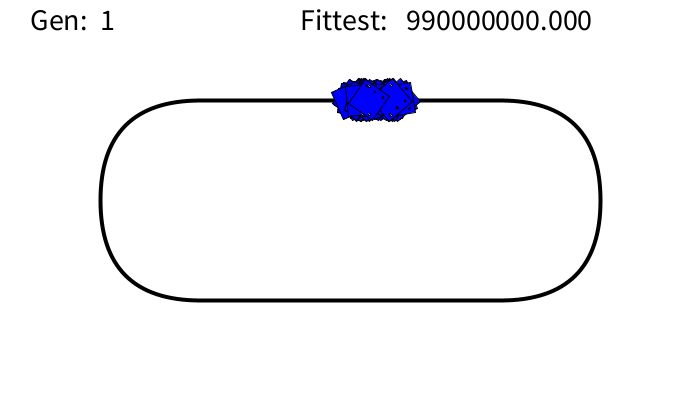
Frame 1 (no input)
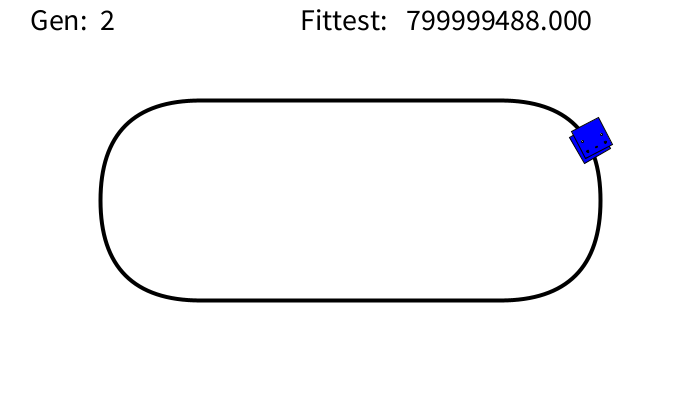
Frame 60 (the mouse pressed at the canvas centre just before this capture)
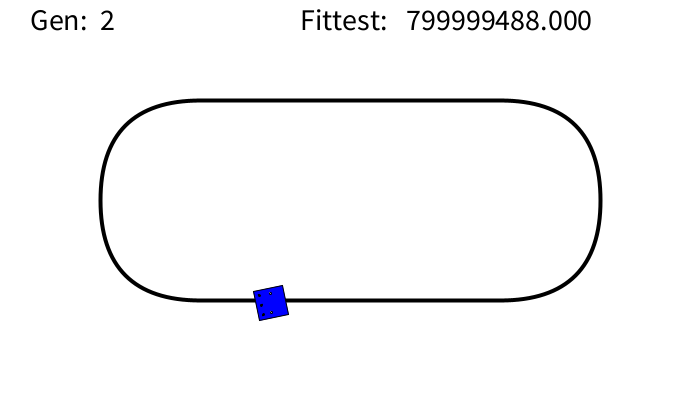
Frame 120 (the mouse held since frame 60 and released just before this capture)

The Processing sketch that drew these frames (run headless with seeded random() and noise(); from frame 60 on, the mouse is pressed at the canvas centre):

// Processing sketch: main
// ── main.pde
/*
 Salazar Alanis Victor Yoguel
 
 Algoritmos Geneticos aplicados al control de un seguidor de linea
*/

import java.util.*;

int population = 50;

ArrayList<Robot> robotGeneration = new ArrayList<Robot>();
ArrayList<Robot> bestRobot = new ArrayList<Robot>();

/*
Segun la evidencia empirica de Alander (1992) que dice
que la poblacion debe ser entre l y 2l, por lo tanto la poblacion la asigno a 50
*/
int generation = 1;
long fittest = 990000000;

void setup() {
  size(700, 400);
  
  //poblacion inicial
  for(int i=0; i<population; i++){
    robotGeneration.add(new Robot(new int[]{(int)random(-60, 60), (int)random(-60, 60), (int)random(-60, 60), (int)random(-60, 60)}, 
             (int)random(1, 50), (int)random(2, 16)));
  }
  
  //definir la poblacion inicial como la mejor hasta ahora
  for(int i=0; i<population; i++){
    bestRobot.add(robotGeneration.get(i));
  }
  
}

void draw(){
  drawStage();
  
  if(compute()){ //si ya terminaron todos los individuos
    reduction();
    crossover();
    mutation();
    generation++;
  }
  
  delay(1);
  
}

boolean compute(){ //iterar la poblacion
  boolean finished=true;
  
  for(Robot robot : robotGeneration){
    robot.move();
    robot.draw();
    finished &= (robot.getScore()!=0);
  }
  
  return finished;
}

void reduction(){  //seleccionar mejor poblacion (se selecciona de forma elitista)
  for(Robot robot: robotGeneration){
    bestRobot.add(robot);
  }
  
  Collections.sort(bestRobot); 
  
  /*for(Robot robot:bestRobot){
    println(robot.getScore());
  }*/
  
  for(int i=bestRobot.size()-1; i>=population; i--){
    bestRobot.remove(i);
  }
  
  fittest = bestRobot.get(0).getScore();
  
}

void crossover(){ //se genera la nueva poblacion
  robotGeneration = new ArrayList<Robot>();
  
  for(int i=0; i<5; i++){ //agrega 5 random para evitar convergencia
    robotGeneration.add(new Robot(new int[]{(int)random(-60, 60), (int)random(-60, 60), (int)random(-60, 60), (int)random(-60, 60)}, 
             (int)random(1, 50), (int)random(2, 16)));
  }
  
  for(int i=0; i<population-5; i++){ //para cada nuevo individuo
  
    //seleccion por torneo
    Robot a, b;
    
    Robot a1 = bestRobot.get(int(random(20)));
    Robot a2 = bestRobot.get(int(random(20)));
    a = a1.getScore()<a2.getScore()? a1:a2;
    
    Robot b1 = bestRobot.get(int(random(20)));
    Robot b2 = bestRobot.get(int(random(20)));
    b = b1.getScore()<b2.getScore()? b1:b2;
    
    if(random(1)< 0.9){
      robotGeneration.add(a.crossover(b));
    }
    else {
      if(a.getScore()>b.getScore()){
        a = b;
      }
      robotGeneration.add(new Robot(a.getGiro(), a.getVel(), a.getD())); 
    }
    
    
  }
  
  
  
}

void mutation(){  //mutar la poblacion
  for(Robot robot : robotGeneration){
    if(random(1)< 0.9){
      robot.mutate();
    }
  }
}

void drawStage(){
  //pintar pixeles para procesamiento
  rectMode(CENTER);
  background(color(255, 0, 255));
  strokeWeight(0);
  fill(color(255, 0, 0));
  rect(350, 200, 650, 350);
  strokeWeight(7);
  fill(color(0, 255, 0));
  rect(350, 200, 500, 200, 200);
  loadPixels();
  
  //pintar escenario visual
  strokeWeight(4);
  background(255);
  fill(255);
  rect(350, 200, 500, 200, 200);
  
  //texto
  fill(0);
  textSize(30);
  text("Gen:", 30, 30);
  text(generation, 100, 30);
  text("Fittest:", 300, 30);  
  text(fittest, 400, 30);
  strokeWeight(1);
}

// ── LightSensor.pde
class LightSensor{
  
   private int x, y;
  
   public LightSensor(int x, int y){
     setPosition(x, y);
   }
   
   public void setPosition(int x, int y){
     this.x = x;
     this.y = y;
   }
   
   public int getX(){
     return x;
   }
   
   public int getY(){
     return y;
   }
   
   public boolean isWhite(){
     return red(pixels[y*width+x]) == 255 || green(pixels[y*width+x]) == 255;
   }
   
   public int getColor(){
     return pixels[y*width+x];
   }
   
   public void draw(){
     fill(0);
     ellipse(x, y, 2, 2);
   }
   
}

// ── Robot.pde
class Robot implements Comparable<Robot> {
 
  //posicionamiento
  private int x=350, y=100;
  private int lastX=350, lastY=100, itt = 0;
  private int orientation=90;
  
  //sensores
  protected LightSensor sensorRight = new LightSensor(-10, -10);
  protected LightSensor sensorLeft = new LightSensor(10, -10);
  
  //estado
  private boolean dead;
  private long score;
  private int turn;
  private long iterations;
  
  //cromosomas
  protected int vel;
  protected int d;
  protected int giro[] = new int[4];
  
  public Robot(int giro[], int vel, int d){
    dead = false;
    for(int i=0; i<4; i++){
      this.giro[i]=giro[i];
    }
    this.vel = vel;
    this.d = d;
    turn = 0;
    iterations = 0;
  }
  
  public void draw(){ 
    
    if(dead){
      return;
    }
    
    pushMatrix();
    rectMode(CENTER);
    translate(x, y);
    rotate(radians(orientation));
    fill(color(0, 0, 255));  
    rect(0, 0, 30, 30);
    fill(color(255,0,0));
    //rect(0, -6, 5, 14);
    fill(0);
    ellipse(10, -10, 2, 2);
    ellipse(0, -10, 2, 2);
    ellipse(-10, -10, 2, 2);
    popMatrix();
    
    fill(255);
    ellipse(sensorRight.getX(), sensorRight.getY(), 2, 2);
    ellipse(sensorLeft.getX(), sensorLeft.getY(), 2, 2);
  }
  
  private boolean vueltaMarcada=true;
  
  public void move(){
    if(dead)
      return;    
    
    //mover    
    x+=vel*sin(radians(orientation));
    y-=vel*cos(radians(orientation));
    
    sensorRight.setPosition((int)(x+d*cos(radians(orientation))), (int)(y+d*sin(radians(orientation))));
    sensorLeft.setPosition((int)(x-d*cos(radians(orientation))), (int)(y-d*sin(radians(orientation))));
    
    iterations++;
    itt++;
    
    //checar vuelta
    if(x>=340 && x<=360 && y>=70 && y<=130){
      if(!vueltaMarcada){
        turn++;
        vueltaMarcada=true;
      }
    }
    else {
      vueltaMarcada = false;
    }
    
    //matar
    if(green(sensorLeft.getColor())==255 || red(sensorRight.getColor())==255){
      dead = true;
      return;
    }
    if(turn==2){
      dead = true;
      return;
    }
    if(itt==20){
      itt = 0;
      if(abs(x-lastX)+abs(y-lastY)<10){
        dead = true;
        return;
      }
      lastX = x;
      lastY = y;
    }
    
    
    //seguir Linea
    if(sensorLeft.isWhite() && sensorRight.isWhite()){
      rotateRobot(giro[0]);
    }
    if(!sensorLeft.isWhite() && sensorRight.isWhite()){
      rotateRobot(giro[1]);
    }
    if(sensorLeft.isWhite() && !sensorRight.isWhite()){
      rotateRobot(giro[2]);
    }
    if(!sensorLeft.isWhite() && !sensorRight.isWhite()){
      rotateRobot(giro[3]);
    }
  }
  
  public long getScore(){
    if(!dead) //todavia no ha terminado
      return 0;
      
    score = 0;
    if(turn <2){ //fallo
      score = 800000000; //penalizacion
      if(turn == 1){ //completo una vuelta
        if(y>200){ //quedo abajo
          score -= 400000000;
          score -= (700-x);
        }
        else{ //quedo arriba
          if(x>340){
            score -= 300000000;
            score -= x;
          }
          else {
            score -= 450000000;
            score -= x;
          }
        }
      }
      else{ //no completo vuelta
        if(y>200){ //quedo abajo
          score -= 100000000;
          score -= (700-x);
        }
        else {
          if(x>340){
            score -= x;
          }
          else {
            score -= 150000000;
            score -= x;
          }
        }
      }
    }
    else { //lo logro
      score = iterations;
    }
      
    return score;
  }
  
  protected void rotateRobot(int g){
      orientation+=g;
  }
  
  public Robot crossover(Robot couple){
    
    //selecciona valores
    int giro[] = new int[4];
    int vel;
    int d;
    for(int i=0; i<4; i++){
      if(int(random(10))%2==0){
        giro[i] = this.giro[i];
      }
      else {
        giro[i] = couple.giro[i];
      }
    }
    
    if(int(random(10))%2==0){
      vel = this.vel;
    }
    else {
      vel = couple.vel;
    }
    
    if(int(random(10))%2==0){
      d = this.d;
    }
    else {
      d = couple.d;
    }
    
    
    Robot robot = new Robot(giro, vel, d);
    return robot;
  }
  
  public void mutate(){
    vel = min(max(vel + (int)(randomGaussian()*5), 1), 62);
    d = min(max(d + (int)(randomGaussian()*3), 2), 15);
    
    for(int i=0; i<4; i++){
      giro[i] = min(max(giro[i] + (int)(randomGaussian()*3), -178), 178);
    }
  }
  
  @Override     
  public int compareTo(Robot robot) {          
    return this.getScore()<robot.getScore() ? -1 : (this.getScore()==robot.getScore() ?0:1);     
  }  
  
  public int[] getGiro(){
    return giro;
  }
  
  public int getVel(){
    return vel;
  }
  public int getD(){
    return d;
  }

}
